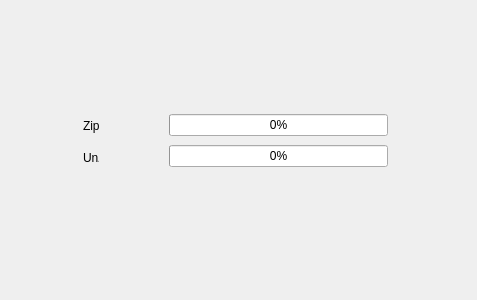
<?xml version="1.0" encoding="UTF-8"?>
<ui version="4.0">
 <class>Widget</class>
 <widget class="QWidget" name="Widget">
  <property name="geometry">
   <rect>
    <x>0</x>
    <y>0</y>
    <width>477</width>
    <height>300</height>
   </rect>
  </property>
  <property name="windowTitle">
   <string>Widget</string>
  </property>
  <widget class="QWidget" name="">
   <property name="geometry">
    <rect>
     <x>72</x>
     <y>101</y>
     <width>38</width>
     <height>81</height>
    </rect>
   </property>
   <layout class="QVBoxLayout" name="verticalLayout">
    <item>
     <widget class="QLabel" name="label">
      <property name="text">
       <string>Zip</string>
      </property>
     </widget>
    </item>
    <item>
     <widget class="QLabel" name="label_2">
      <property name="text">
       <string>UnZip</string>
      </property>
     </widget>
    </item>
   </layout>
  </widget>
  <widget class="QWidget" name="">
   <property name="geometry">
    <rect>
     <x>158</x>
     <y>100</y>
     <width>241</width>
     <height>81</height>
    </rect>
   </property>
   <layout class="QVBoxLayout" name="verticalLayout_2">
    <item>
     <widget class="QProgressBar" name="zip_progress">
      <property name="value">
       <number>0</number>
      </property>
     </widget>
    </item>
    <item>
     <widget class="QProgressBar" name="unzip_progress">
      <property name="value">
       <number>0</number>
      </property>
     </widget>
    </item>
   </layout>
  </widget>
 </widget>
 <layoutdefault spacing="6" margin="11"/>
 <resources/>
 <connections/>
</ui>
